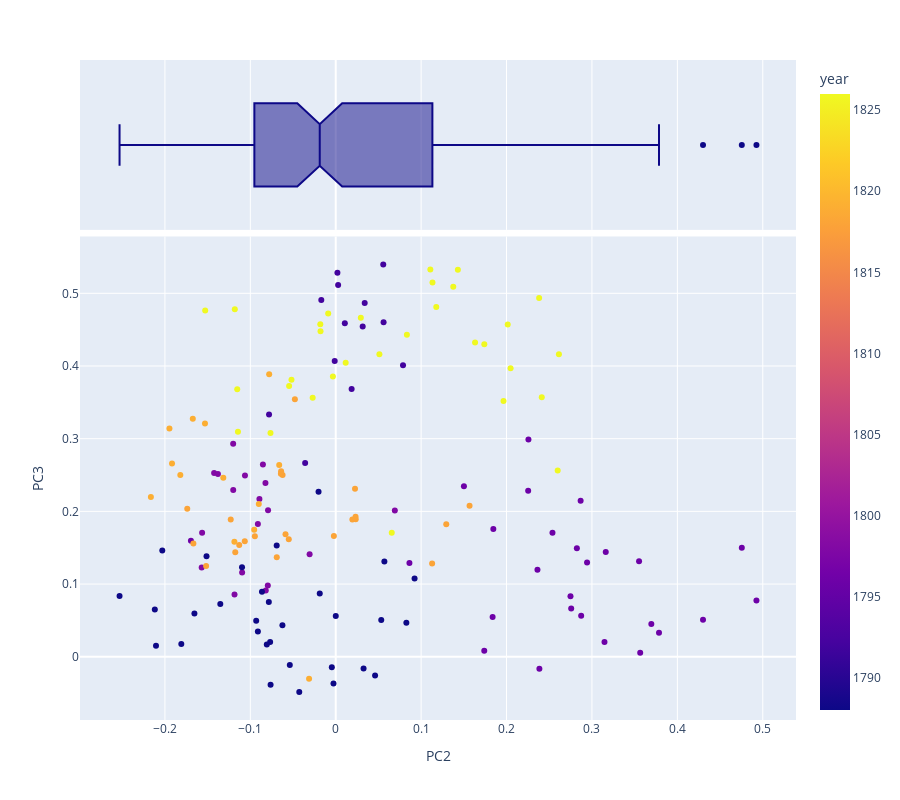

Write notebook code for a chart like this one.
### Code cell
vis_pcs(PCA_DCM, 2, 3, label='year', hover_name='book_id')

### Figure 1 — Plotly figure (JSON) as saved in the notebook; plotly's stock layout.template omitted (floating-point values rounded to 4 significant figures; data arrays with more than 128 entries replaced by an {"elided": "..."} marker saying what was removed)
{"data": [{"hovertemplate": "<b>%{hovertext}</b><br><br>PC2=%{x}<br>PC3=%{y}<br>year=%{marker.color}<extra></extra>", "hovertext": {"elided": "155 int values"}, "legendgroup": "", "marker": {"color": {"elided": "155 int values"}, "coloraxis": "coloraxis", "symbol": "circle"}, "mode": "markers", "name": "", "orientation": "v", "showlegend": false, "type": "scatter", "x": {"elided": "155 float values"}, "xaxis": "x", "y": {"elided": "155 float values"}, "yaxis": "y"}, {"alignmentgroup": "True", "hovertemplate": "<b>%{hovertext}</b><br><br>PC2=%{x}<extra></extra>", "hovertext": {"elided": "155 int values"}, "legendgroup": "", "marker": {"color": "#0d0887", "symbol": "circle"}, "name": "", "notched": true, "offsetgroup": "", "showlegend": false, "type": "box", "x": {"elided": "155 float values"}, "xaxis": "x2", "yaxis": "y2"}], "layout": {"coloraxis": {"colorbar": {"title": {"text": "year"}}, "colorscale": [[0, "#0d0887"], [0.1111, "#46039f"], [0.2222, "#7201a8"], [0.3333, "#9c179e"], [0.4444, "#bd3786"], [0.5556, "#d8576b"], [0.6667, "#ed7953"], [0.7778, "#fb9f3a"], [0.8889, "#fdca26"], [1, "#f0f921"]]}, "height": 800, "legend": {"tracegroupgap": 0}, "margin": {"t": 60}, "xaxis": {"anchor": "y", "domain": [0, 1], "title": {"text": "PC2"}}, "xaxis2": {"anchor": "y2", "domain": [0, 1], "matches": "x", "showgrid": true, "showticklabels": false}, "yaxis": {"anchor": "x", "domain": [0, 0.7326], "title": {"text": "PC3"}}, "yaxis2": {"anchor": "x2", "domain": [0.7426, 1], "matches": "y2", "showgrid": false, "showline": false, "showticklabels": false, "ticks": ""}}}
